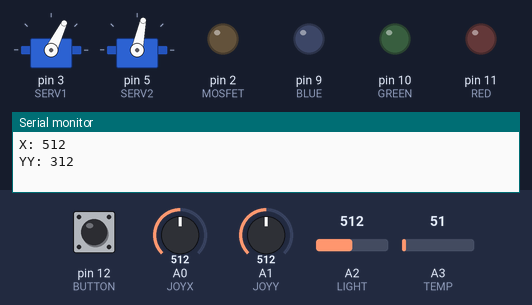
This sketch was run on a simulated Arduino Uno, built with avr-gcc and run on an emulated ATmega328P. Parts: 2 × servo, output pins drawn as LEDs (lit = HIGH), the last lines printed to the serial monitor. Dashed ring = blinking. The inputs (shaded band) are chosen by the test bench; at power-on: pin 12 (BUTTON) HIGH, A0 (JOYX) = 512, A1 (JOYY) = 512, A2 (LIGHT) = 512, A3 (TEMP) = 51.

Above: at 4.2 s.
4.3 s: pin 12 (BUTTON) pulled LOW for 1 s
At 4.7 s:
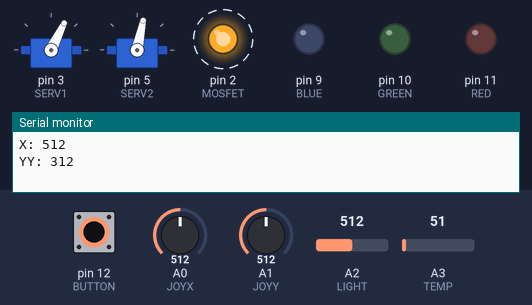
6.9 s: A0 (JOYX) set to 716
At 7.5 s:
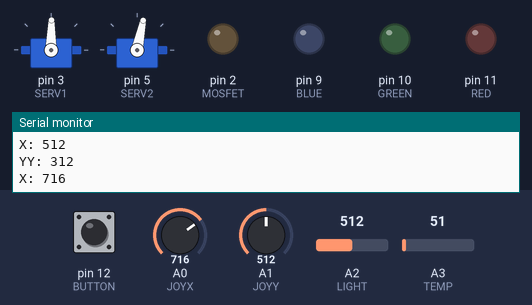
8.4 s: A1 (JOYY) set to 716
At 8.7 s:
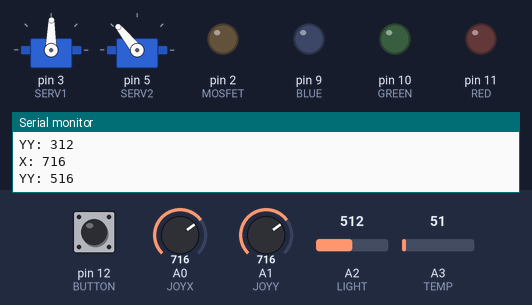
9.9 s: pin 12 (BUTTON) pulled LOW for 0.15 s
At 10.3 s:
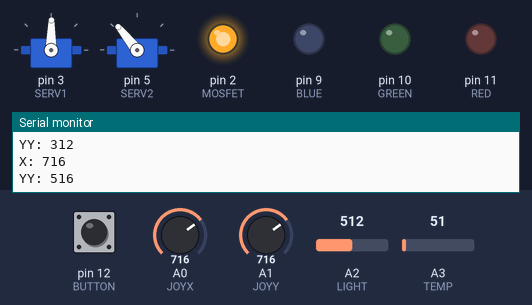
11.9 s: A0 (JOYX) set to 992
At 12.5 s:
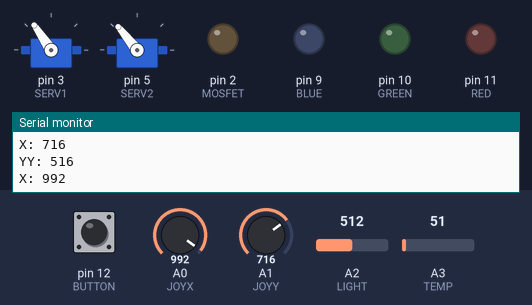
13.4 s: A1 (JOYY) set to 992
At 13.7 s:
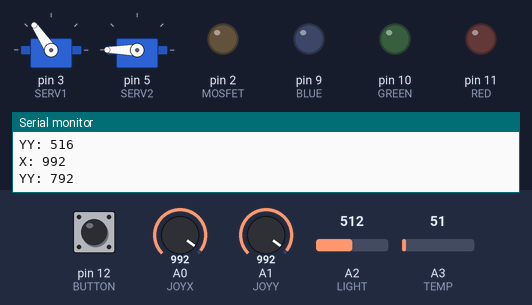
Timing chart, 0 to 15.9 s (numbered marks = the images above; inputs shaded):
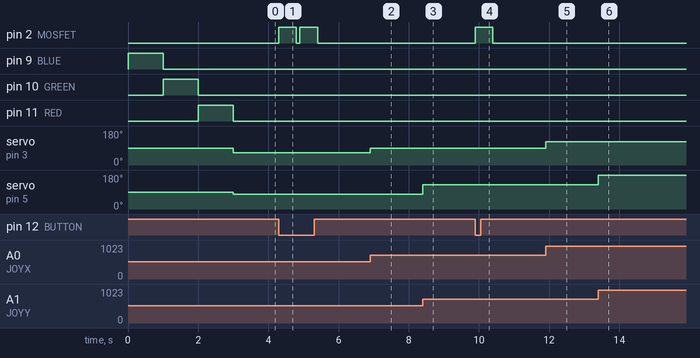

The sketch:

RAFTest.ino
```cpp
#include <Servo.h>
#define MOSFET 2
#define BUTTON 12
#define JOYX A0
#define JOYY A1
#define SERV1 3
#define SERV2 5
#define SERV3 6
#define LIGHT A2
#define TEMP A3
#define RED 11
#define GREEN 10
#define BLUE 9

Servo xServo, yServo;
void setup() {

  Serial.begin(115200);
  xServo.attach(SERV1);
  yServo.attach(SERV2);
  pinMode(MOSFET, OUTPUT);
  digitalWrite(MOSFET, LOW);

  pinMode(RED, OUTPUT);
  pinMode(GREEN, OUTPUT);
  pinMode(BLUE, OUTPUT);
  pinMode(BUTTON, INPUT_PULLUP);

  for (int i = 9; i < 12; i++)
  {
    digitalWrite(i, HIGH);
    delay(1000);
    digitalWrite(i, LOW);
  }
}

int lastx;
int lasty;

void loop() {

  if (digitalRead(BUTTON) == LOW)
  {
    digitalWrite(MOSFET, HIGH);
    delay(500);
    digitalWrite(MOSFET, LOW);
    delay(100);
    digitalWrite(MOSFET, LOW);
  }
  int light = analogRead(LIGHT);
  int temp = analogRead(TEMP);
  //Serial.print("LIGHT: "); Serial.print(light); Serial.print(" TEMP: "); Serial.println(temp);
  int x = analogRead(JOYX);
  int y = analogRead(JOYY) - 200;

  if (abs(lastx - x) > 2)
  {
    Serial.print("X: "); Serial.println(x);
    xServo.write(x / 8);
    lastx = x;
  }
  if (abs(lasty - y) > 2)
  {
    Serial.print("YY: "); Serial.println(y);
    yServo.write(y / 4);
    lasty = y;
  }
}
```

Measured:
- after the input at 4.3 s, pin 2 (MOSFET): alternates HIGH for 0.50 s and LOW for 0.10 s, 4 changes in all, then stays LOW, starting at once
- after the input at 6.9 s, servo on pin 3 (SERV1): 64° → 89° at once
- after the input at 8.4 s, servo on pin 5 (SERV2): 78° → 129° at once
- after the input at 9.9 s, pin 2 (MOSFET): LOW → HIGH at once, → LOW 0.50 s later
- after the input at 11.9 s, servo on pin 3 (SERV1): 89° → 124° at once
- after the input at 13.4 s, servo on pin 5 (SERV2): 129° → 180° at once
